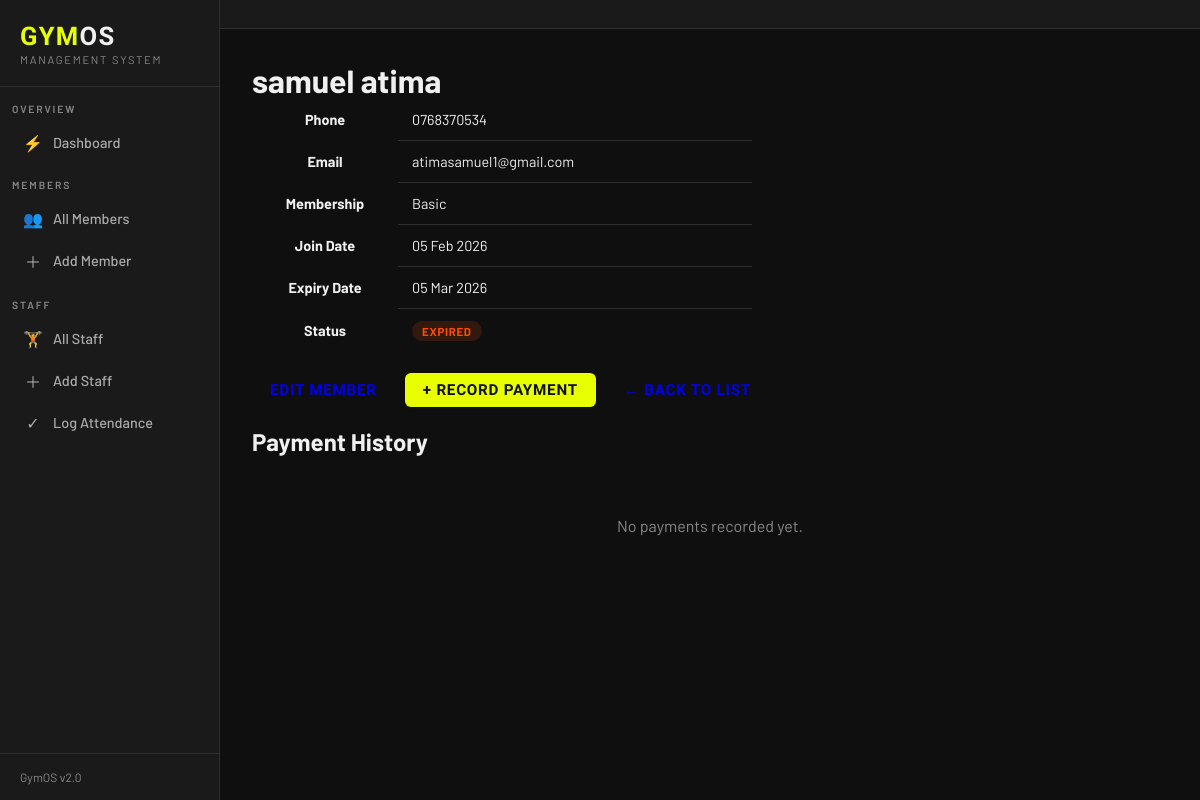
The app's page /members/1/ with its own data.
### core/models.py (models this page shows, shortened)
class Member(models.Model):
    MEMBERSHIP_CHOICES = [
        ('Basic', 'Basic'),
        ('Premium', 'Premium'),
    ]
    STATUS_CHOICES = [
        ('Active', 'Active'),
        ('Expired', 'Expired'),
        ('Suspended', 'Suspended'),
    ]
    name = models.CharField(max_length=100)
    phone = models.CharField(max_length=15, unique=True)
    email = models.EmailField(unique=True)
    join_date = models.DateField(null=True, blank=True)
    duration_months = models.PositiveIntegerField(default=1)
    expiry_date = models.DateField(blank=True, null=True)
    membership_type = models.CharField(max_length=10, choices=MEMBERSHIP_CHOICES)
    status = models.CharField(max_length=10, choices=STATUS_CHOICES, default='Active')
    class Meta:
        ordering = ['-join_date']

### core/views.py (the view)
# urls.py: path('members/<int:pk>/', views.member_detail, name='member_detail'),
def member_detail(request, pk):
    member = get_object_or_404(Member, pk=pk)
    payments = member.payments.all()
    return render(request, 'members/detail.html', {
        'member': member,
        'payments': payments,
    })

### core/templates/members/detail.html (shortened to what this page needs)
{% extends "members/base.html" %}
{% block content %}
<h1>{{ member.name }}</h1>
<table style="max-width: 500px;">
    <tr><th>Phone</th><td>{{ member.phone }}</td></tr>
    <tr><th>Email</th><td>{{ member.email }}</td></tr>
    <tr><th>Membership</th><td>{{ member.membership_type }}</td></tr>
    <tr><th>Join Date</th><td>{{ member.join_date|date:"d M Y"|default:"—" }}</td></tr>
    <tr><th>Expiry Date</th><td>{{ member.expiry_date|date:"d M Y"|default:"—" }}</td></tr>
    <tr>
        <th>Status</th>
        <td><span class="badge badge-{{ member.status|lower }}">{{ member.status }}</span></td>
    </tr>
</table>
<div style="margin: 20px 0; display:flex; gap:10px;">
    <a href="{% url 'core:edit_member' member.pk %}" class="btn btn-secondary">Edit Member</a>
    <a href="{% url 'core:add_payment' member.pk %}" class="btn btn-primary">+ Record Payment</a>
    <a href="{% url 'core:member_list' %}" class="btn btn-secondary">← Back to List</a>
</div>
<h2>Payment History</h2>
{% if payments %}
<table>
    <thead>
        <tr>
            <th>Date</th>
            <th>Amount (KES)</th>
            <th>Method</th>
            <th>Notes</th>
        </tr>
    </thead>
    <tbody>
        {% for payment in payments %}
        <tr>
            <td>{{ payment.payment_date|date:"d M Y" }}</td>
            <td>{{ payment.amount }}</td>
            <td>{{ payment.payment_method }}</td>
            <td>{{ payment.notes|default:"—" }}</td>
        </tr>
        {% endfor %}
    </tbody>
</table>
{% else %}
<p class="empty">No payments recorded yet.</p>
{% endif %}
{% endblock %}

### core/templates/members/base.html (style rules this page uses)
:root { --bg: #0f0f0f; --surface: #1a1a1a; --surface2: #222222; --border: #2e2e2e; --accent: #e8ff00; --accent2: #ff4d00; --text: #f0f0f0; --muted: #888; --success: #00c853; --radius: 6px; }
*, *::before, *::after { box-sizing: border-box; margin: 0; padding: 0; }
body { font-family: 'Barlow', sans-serif; background: var(--bg); color: var(--text); min-height: 100vh; display: flex; }
.btn { display: inline-flex; align-items: center; gap: 6px; padding: 8px 18px; border-radius: var(--radius); font-family: 'Barlow Condensed', sans-serif; font-size: 0.95rem; font-weight: 600; letter-spacing: 0.05em; text-transform: uppercase; text-decoration: none; border: none; cursor: pointer; transition: all 0.15s; }
.btn-primary { background: var(--accent); color: #111; }
table { width: 100%; border-collapse: collapse; font-size: 0.9rem; }
tbody td { padding: 12px 14px; border-bottom: 1px solid var(--border); vertical-align: middle; }
tbody tr:last-child td { border-bottom: none; }
.badge { display: inline-block; padding: 3px 10px; border-radius: 20px; font-size: 0.72rem; font-weight: 700; letter-spacing: 0.06em; text-transform: uppercase; }
.badge-expired { background: rgba(255,77,0,0.15); color: var(--accent2); }
.empty { text-align: center; padding: 60px 20px; color: var(--muted); }

### records on screen
Member: name "samuel atima", phone "0768370534", email "atimasamuel1@gmail.com", membership_type "Basic", join_date "05 Feb 2026", expiry_date "05 Mar 2026", status "EXPIRED"
